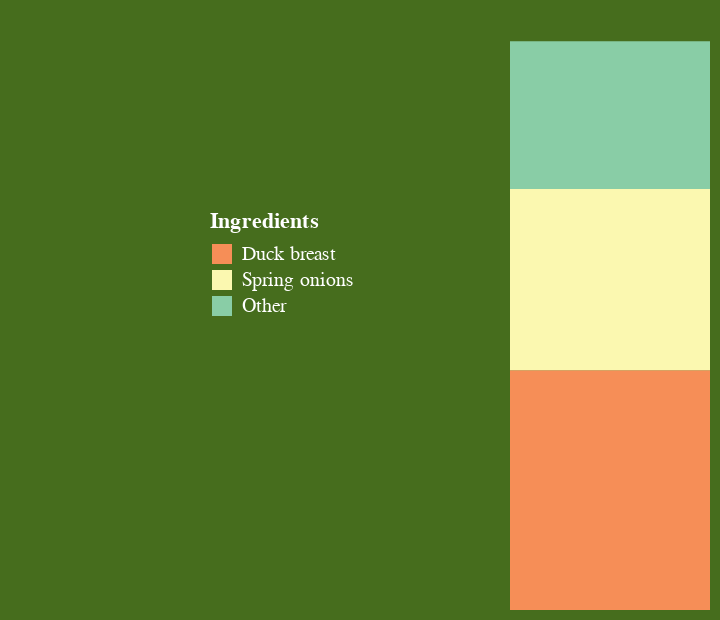

The code cell stored with this chart in its notebook:
### Code cell
waffleplot(df)

### Figure 1 — Vega-Lite specification as saved in the notebook (floating-point values rounded to 4 significant figures)
{"config": {"view": {"continuousWidth": 400, "continuousHeight": 300, "strokeOpacity": 0}, "background": "#466d1d", "legend": {"labelColor": "white", "orient": "left", "padding": 100, "titleColor": "white", "titleFont": "IBM Plex Mono"}}, "data": {"name": "data-39c569c29ff538f303d3dfc8c10e3b30"}, "mark": {"type": "bar", "size": 100}, "encoding": {"color": {"type": "nominal", "field": "Ingredients", "scale": {"domain": ["Duck breast", "Spring onions", "Other"], "scheme": "spectral"}}, "order": {"type": "nominal", "field": "impact", "sort": "descending"}, "y": {"type": "quantitative", "aggregate": "sum", "axis": null, "field": "impact"}}, "$schema": "https://vega.github.io/schema/vega-lite/v4.8.1.json", "datasets": {"data-39c569c29ff538f303d3dfc8c10e3b30": [{"Ingredients": "Duck breast", "impact": 0.3596}, {"Ingredients": "Spring onions", "impact": 0.272}, {"Ingredients": "Other", "impact": 0.2216}]}}
